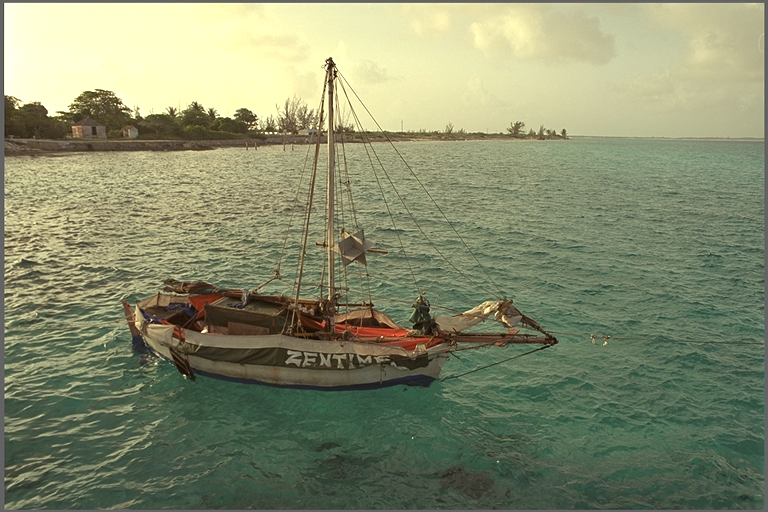
#> input picture boat_col.png, 768 x 512 px; the run also reads 1 picture not shown here
$ jupyter execute wmm4.ipynb
#> lines starting #> are read from the running program, lines starting #| are printed output that depends on the picture; long printed decimals are rounded
# **Podstawowe przetwarzanie obrazów**
## Zadanie 1

[cell 1]
import time
import cv2
import numpy as np
import matplotlib.pyplot as plt

##### dane w lokalnym folderze - uruchamianie skrytpu .py w lokalnym środowisku
data_dir = "./"

# wczytanie obrazów zadanych przez polecenie (dla mojego indeksu 331386 nr obrazu 6)
image_original = cv2.imread(data_dir+"boat_col.png", cv2.IMREAD_UNCHANGED)
#> image_original is the input picture: shape (512, 768, 3); mean B, G, R 109, 139.5, 133.4
image_impulse = cv2.imread(data_dir+"boat_col_inoise.png", cv2.IMREAD_UNCHANGED)
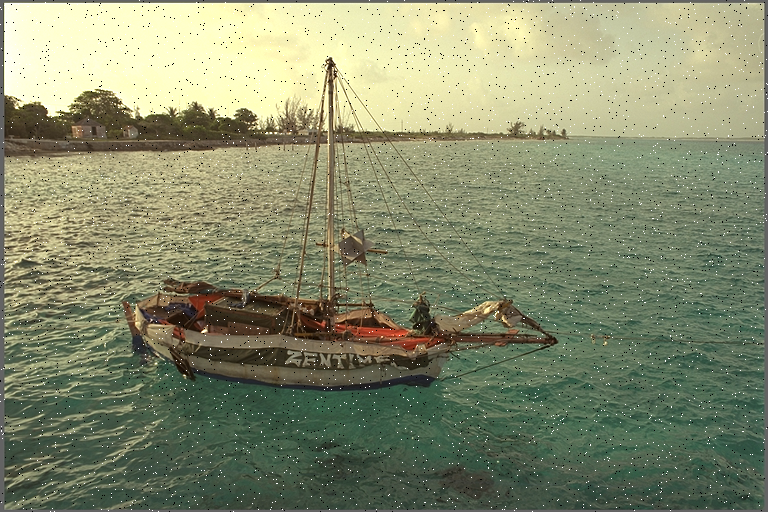
#> input picture boat_col_inoise.png, 768 x 512 px
#> image_impulse is the input picture: shape (512, 768, 3); mean B, G, R 109.3, 139.3, 133.3
image_gauss = cv2.imread(data_dir+"boat_col_noise.png", cv2.IMREAD_UNCHANGED)

mask_sizes = [3, 5, 7]
PSNR_results = []

def cv_imshow(img, img_title="image"):
    # cv2.namedWindow(img_title, cv2.WINDOW_AUTOSIZE)  # cv2.WINDOW_NORMAL

    ##### przeskalowanie obrazu z rzeczywistymi wartościami pikseli, żeby jedną funkcją wywietlać obrazy różnych typów
    if (img.dtype == np.float32) or (img.dtype == np.float64):
        img_ = img/255
    else:
        img_ = img
    cv2.imshow(img_title, img_)
    cv2.waitKey(1)  ### oczekiwanie przez bardzo krótki czas - okno się wyświetli, ale program się nie zablokuje, tylko będzie kontynuowany

def plt_imshow(img, img_title="image"):
    plt.figure()
    plt.title(img_title)
    # plt.imshow(img, cmap = "gray")  ### możliwe automatyczne skalowanie wartości pikseli
    plt.imshow(cv2.cvtColor(img, cv2.COLOR_BGR2RGB), cmap="gray", vmin=0, vmax=255)  ### bez skalowania wartości pikseli
    plt.xticks([]), plt.yticks([])
    plt.show()

def calcPSNR(img1, img2):
    imax = 255.**2  ### zakładana wartość pikseli z przedziału [0, 255]
    ##### w różnicy obrazów istotne są wartości ujemne, dlatego img1 konwertowany do typu np.float64 (liczby rzeczywiste) aby nie ograniczać wyniku do przedziału [0, 255]
    mse = ((img1.astype(np.float64)-img2)**2).sum()/img1.size  ### img1.size - liczba elementów w img1, ==img1.shape[0]*img1.shape[1] dla obrazów mono, ==img1.shape[0]*img1.shape[1]*img1.shape[2] dla obrazów barwnych
    return 10.0*np.log10(imax/mse)

for mask_size in mask_sizes:
    image_impulse_filtered = cv2.medianBlur(image_impulse, mask_size)
    image_gauss_filtered = cv2.GaussianBlur(image_impulse, (mask_size, mask_size), 0)
    PSNR = calcPSNR(image_original, image_impulse_filtered)
    PSNR_results.append(PSNR)
    print("Median blur, mask_size: ", mask_size, "PSNR: ", PSNR)
    plt_imshow(image_impulse_filtered, "median blur mask_size: "+str(mask_size))
    PSNR = calcPSNR(image_original, image_gauss_filtered)
    PSNR_results.append(PSNR)
    print("Gauss blur, mask_size: ", mask_size, "PSNR: ", PSNR)
    plt_imshow(image_gauss_filtered, "Gauss blur mask_size: "+str(mask_size))
#> this loop made 3 passes
#| Median blur, mask_size:  3 PSNR:  27.669
#| Gauss blur, mask_size:  3 PSNR:  27.080
#| Median blur, mask_size:  5 PSNR:  24.475
#| Gauss blur, mask_size:  5 PSNR:  26.036
#| Median blur, mask_size:  7 PSNR:  23.675
#| Gauss blur, mask_size:  7 PSNR:  24.934
#> pass 2, `image_impulse_filtered = cv2.medianBlur(image_impulse, mask_size)`:
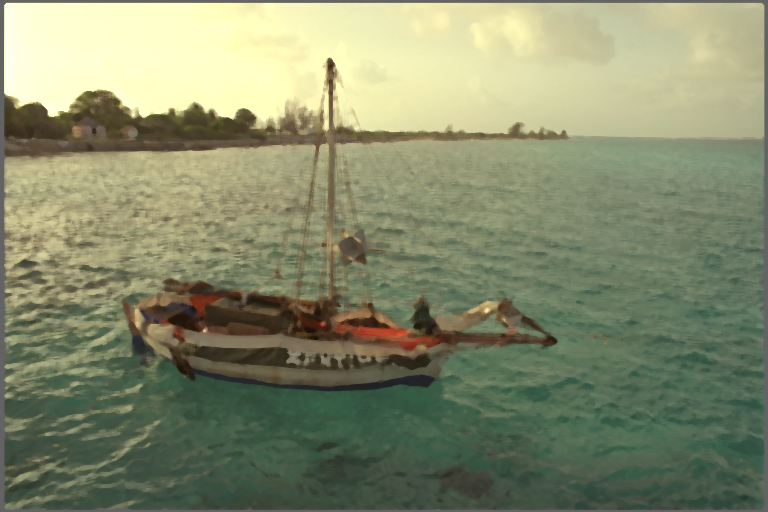
#> image_impulse_filtered: shape (512, 768, 3); mean B, G, R 108.9, 139.4, 133.2
#> after the loop, PSNR_results = [27.67, 27.08, 24.48, 26.04, 23.67, 24.93]
print ("PSNR_results: ", PSNR_results)
#| PSNR_results:  [27.669, 27.080, 24.475, 26.036, 23.675, 24.934]

## **Zadanie 2**

[cell 2]
# change color image to YCbCr
image_original_YCbCr = cv2.cvtColor(image_original, cv2.COLOR_BGR2YCrCb)
#> image_original_YCbCr: shape (512, 768, 3); mean of channels 0, 1, 2 134.2, 127.4, 113.8

image_original_YCbCr_equalized = image_original_YCbCr.copy()

# equalize the histogram of the Y channel
image_original_YCbCr_equalized[...,0] = cv2.equalizeHist(image_original_YCbCr[...,0])
#> image_original_YCbCr_equalized: shape (512, 768, 3); mean of channels 0, 1, 2 128.4, 127.4, 113.8

plt_imshow(cv2.cvtColor(image_original_YCbCr_equalized, cv2.COLOR_YCrCb2BGR), "equalized image")
#> in plt_imshow (call 7), `plt.imshow(cv2.cvtColor(img, cv2.COLOR_BGR2RGB), cmap="gray", vmin=0, ..`:
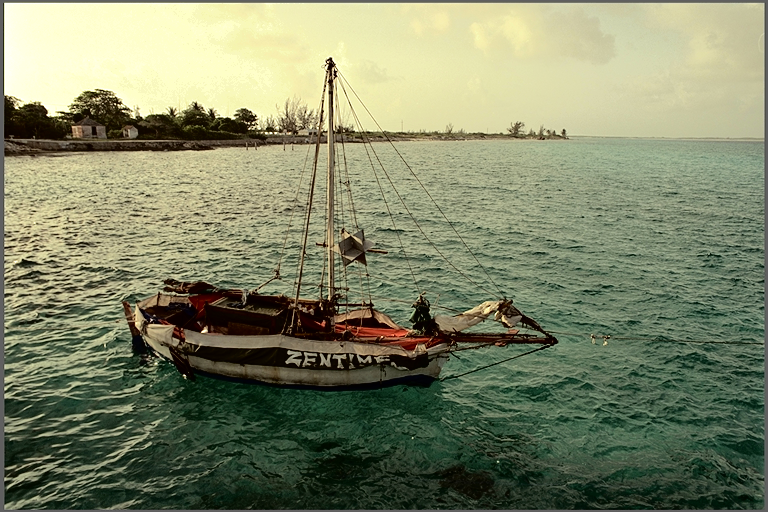
#> img: shape (512, 768, 3); mean B, G, R 103.8, 133.7, 127.5
plt_imshow(cv2.cvtColor(image_original_YCbCr, cv2.COLOR_YCrCb2BGR), "original image")
